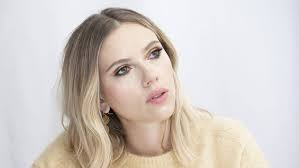
#> input picture scarlet5.jpg, 299 x 168 px
$ jupyter execute 'Actividad 3 Segmentación-v2.ipynb'   (shell and % lines are left out)   (older library calls are emulated)
#> lines starting #> are read from the running program, lines starting #| are printed output that depends on the picture; after the words box and inside, x2 and y2 are one past the last pixel; in counts of white or black regions, pixels touching at a corner belong together
## ACTIVIDAD 2. Segmetación

### Resumen

El problema escogido para la realización de esta práctica es la segmentación de imagenes, especificamente la identificación regiones del rostro de personas usando Segmentación Superervisada y Segmentación no supervisada (detección de areas con contraste de color en la imagen).

Para la resolución del problema se han revisado y aplicado técnicas basadas en la aplicación de filtros espaciales y segmentación. Algunas de estas técnicas fueron detalladas en clase y otras no. Para resolver el problema se han establecido diferentes pasos, de forma análoga a las soluciones de la bibliografía. Para cada uno de los pasos se han analizado diferentes métodos de resolución, con la finalidad de determinar cual de ellos ofrece mejores resultados.

### PASO 0: Importación de librerias skimage, cv2, matplotlib y numpy para el procesamiento del ejercicio.

[cell 1]
import numpy as np
import matplotlib.pyplot as plt
import skimage.data as data
import skimage.segmentation as seg
import skimage.filters as filters
import skimage.draw as draw
import skimage.color as color
import cv2

### PASO 1: Creación rutina despliege imagenes, lectura y preparación de la imagen (preprocesamiento con aplicación de filtros espaciales)

[cell 2]
def image_show(image, nrows=1, ncols=1, cmap='gray'):
    fig, ax = plt.subplots(nrows=nrows, ncols=ncols, figsize=(8, 8))
    ax.imshow(image, cmap='gray')
    ax.axis('off')
    return fig, ax

[cell 3]
# importamos imagen a tratare
from skimage import io
image = io.imread('scarlet5.jpg')
#> image is the input picture: shape (168, 299, 3); mean R, G, B 211.2, 203, 197.5
plt.title("Imagen Original a segmentar")
plt.imshow(image)

### 1.2 Lectura de las imagenes Ground Truth generadas con GIMP, para realizar la evaluación de la segmentación usando Indice Jaccard

[cell 4]
image_contorno_gt = io.imread('image_contorno_gimp.jpg')
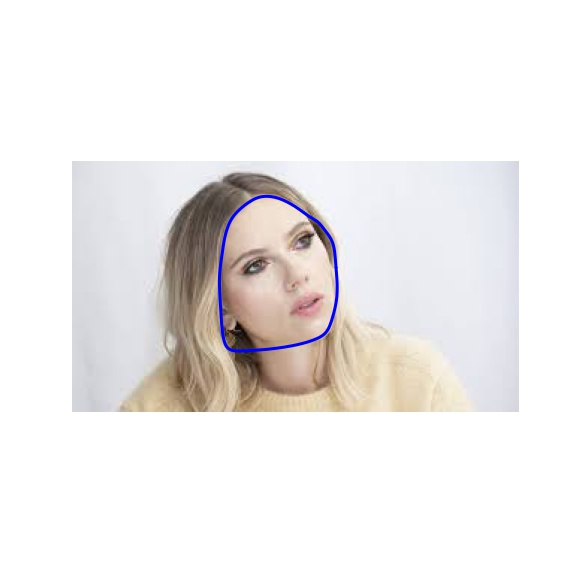
#> input picture image_contorno_gimp.jpg, 576 x 576 px
#> image_contorno_gt is the input picture: shape (576, 576, 3); mean R, G, B 239.3, 236.6, 235.9
image_random_gt = io.imread('image_random_gimp.jpg')
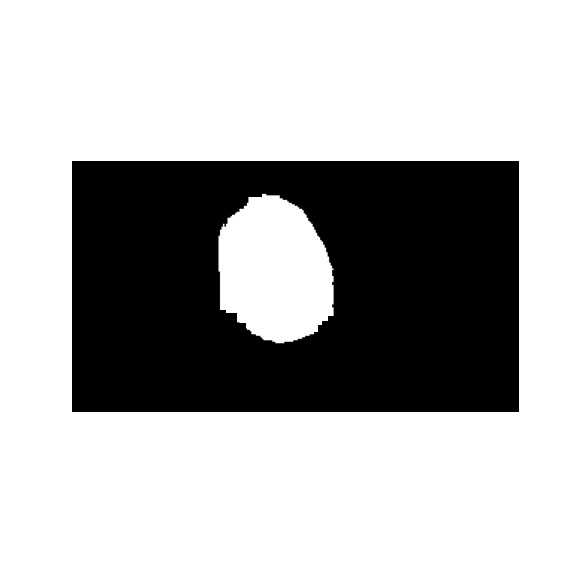
#> input picture image_random_gimp.jpg, 576 x 576 px
#> image_random_gt is the input picture: shape (576, 576, 3); min 0, max 255, mean 179
plt.figure(figsize=(15,15))
plt.subplot(1,2,1),plt.imshow(image_contorno_gt , cmap='gray');plt.title('Imagen Ground Truth - GIMP Segmentación de Contorno Activo'), plt.xticks([]), plt.yticks([])
plt.subplot(1,2,2),plt.imshow(image_random_gt);plt.title(' Imagen Ground Truth - GIMP Segmentación Random Walker'), plt.xticks([]), plt.yticks([])

El siguiente paso sería convertir la imagen a escala de grises con  Blurring (Image Smoothing) Bilateral Filter, por que he validado que la resolución tanto del Active countour segmentation y Random Walker, funcionan mejor que el rgb2gray.

[cell 5]
bilateralBlurGray = cv2.cvtColor(image, cv2.COLOR_BGR2GRAY) # Conversión de la imagen a escala de grises
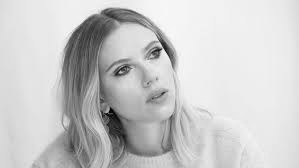
#> bilateralBlurGray: shape (168, 299); min 2, max 254, mean 202.1
image_gray = cv2.bilateralFilter(bilateralBlurGray, 13, 15, 15) #Image Blurring (Image Smoothing) Bilateral Filter
plt.imshow(image_gray, cmap='gray');

## Paso 2: Segmentación Supervisada.

La segmentación supervisada, como dice su nombre, es realizar un proceso de segmentación de una región de la imagen, elegida o seleccionada por el usuario, usando distintos metodos. En este caso usaremos dos métodos de segmentación que funcionan con principios completamente diferentes. El metodo Active contour segmentation y el algoritmo Random walker.

### 2.1 Metodo de segmentación Active Contour segmentation

El metodo de Segmentación de Contorno Activo (comúnmente llamado Snake) consiste en una curva elástica aproximada
que, colocada sobre una imagen, empieza a deformarse a partir de una forma inicial con el fin
de delimitar las regiones de interés en la imagen. Esta deformación se produce mediante la
aplicación de fuerzas internas, intrínsecas al Snake y que controlan la suavidad de la curva, así
como mediante fuerzas externas, procedentes de la imagen bajo tratamiento, que empujan al
Snake hacia las características salientes de la imagen.
http://bibing.us.es/proyectos/abreproy/70265/fichero/Cap%C3%ADtulo+3.pdf

A la función circle_points le entregamos las coordenadas del centro del area del rostro que deseamos segmentar y el diametro de la circunferencia del area a segmentar.  En este caso la resolución es 160 por 250, especificamos 80, 40, con un diametro de 70.

[cell 6]
def circle_points(resolution, center, radius):
    """ Generate points defining a circle on an image. """
    radians = np.linspace(0, 2*np.pi, resolution)

    c = center[1] + radius*np.cos(radians)
    r = center[0] + radius*np.sin(radians)

    return np.array([c, r]).T

# Exclude last point because a closed path should not have duplicate points
points = circle_points(200, [80, 140], 70)[:-1]

Dibujamos el circulo definido en la imagen, para representar el area a segmentar.

[cell 7]
fig, ax = image_show(image)
ax.plot(points[:, 0], points[:, 1], '--r', lw=3)
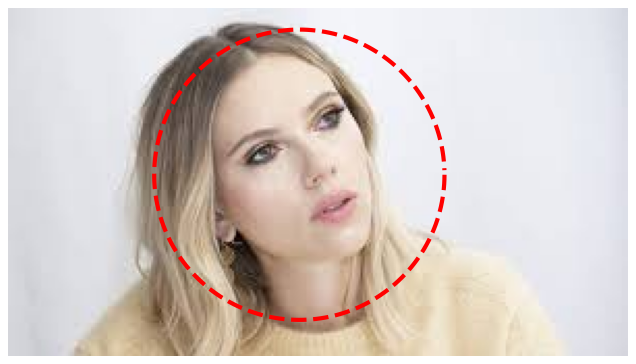
#> figure drawn by matplotlib, 1 panel

Luego, el algoritmo segmentara la zona del rostro adscrito a la circunferecnia, del resto de la imagen ajustando una curva cerrada a los bordes del rostro.
Podemos modificar los parámetros llamados alfa y beta. Los valores más altos de alfa harán que esta "serpiente" se contraiga más rápido, mientras que la beta hará que la serpiente sea más suave.

Luego de probar varias opciones, he comprovado que incluir una funcion gaussian a la imagen a tratar, tiene mejor resultados

[cell 8]
from skimage.filters import gaussian
snake = seg.active_contour(gaussian(image_gray, 2), points,alpha=0.06,beta=0.9)
#> snake = 199 pairs, first value 109.1 to 133.4, second value 105.8 to 115.8
fig, ax = image_show(image)
#ax.plot(points[:, 0], points[:, 1], '--r', lw=3)
ax.plot(snake[:, 0], snake[:, 1], '-b', lw=3);
fig.savefig('image_contorno_salida.jpg')

Imagen con el rostro segmentado con el metodo Segmentación de Contorno Activo.

### 2.2 Metodo de segmentación Random walker
El algoritmo Ramdom Walker determina la segmentación de una imagen de un conjunto de marcadores que etiquetan varias fases (2 o más). Una ecuación de difusión anisotrópica se resuelve con trazadores iniciados en la posición de los marcadores. El coeficiente de difusividad local es mayor si los píxeles vecinos tienen valores similares, por lo que la difusión es difícil a través de gradientes altos. La etiqueta de cada píxel desconocido se atribuye a la etiqueta del marcador conocido que tiene la mayor probabilidad de ser alcanzado primero durante este proceso de difusión.
https://scikit-image.org/docs/dev/auto_examples/segmentation/plot_random_walker_segmentation.html

El algoritmo Random Walker espera una imagen de etiqueta como entrada. Entonces tendremos el círculo más grande que abarca toda el area del rostro a segmentar y otro círculo más pequeño cerca de la mitad del area a segmentar.

Utilizaremos las coordenadas con las que generamos el circulo inicial del Active Countour.

[cell 9]
image_labels = np.zeros(image_gray.shape, dtype=np.uint8)

indices = draw.circle_perimeter(80,140,20)#from here
image_labels[indices] = 1
image_labels[points[:, 1].astype(np.int), points[:, 0].astype(np.int)] = 2
image_show(image_labels);
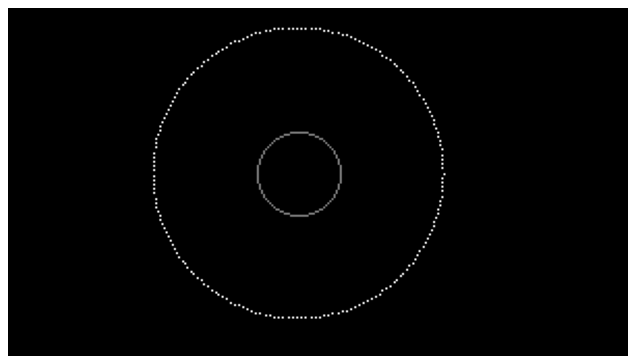
#> figure drawn by matplotlib, 1 panel

Ahora utilizamos Random Walker, para ver la segmentación de la imagen, en este caso la región del rostro.  Para ir afinando los detalles de los bordes, podemos sintonizar el parámetro beta hasta obtener los resultados deseados. Después de varios intentos, un valor de 3000 funciona razonablemente bien. La primera imagen con un alfa de 0.3 segmenta perfectamente el rostro deseado, pero la segunda imagen generada con alpha 1, nos permite obtener una segmentación binaria, que nos servira para comparar con el ground truth generado con GIMP.

[cell 10]
image_segmented = seg.random_walker(image_gray, image_labels, beta = 3000)
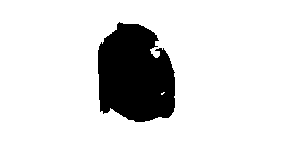
#> image_segmented: shape (168, 299); values 1 (black) and 2 (white), 87.9% white; 1 black region, box (x1, y1, x2, y2) and area: (98, 22, 175, 122) 6092
# Check our results
fig, ax = image_show(image_gray)
ax.imshow(image_segmented == 1, alpha=0.3, cmap='gray');
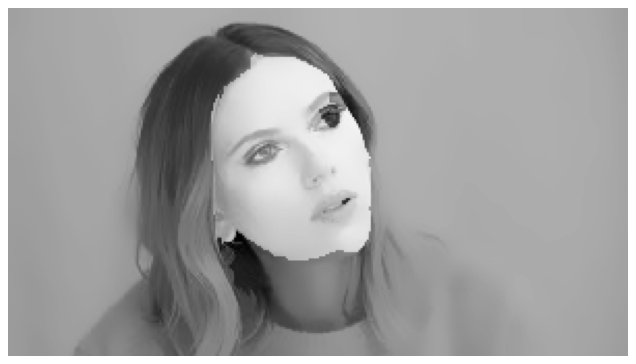
#> figure drawn by matplotlib, 1 panel

[cell 11]
fig, ax = image_show(image_gray)
ax.imshow(image_segmented == 1, alpha=1, cmap='gray');
fig.savefig('image_random_salida.jpg')
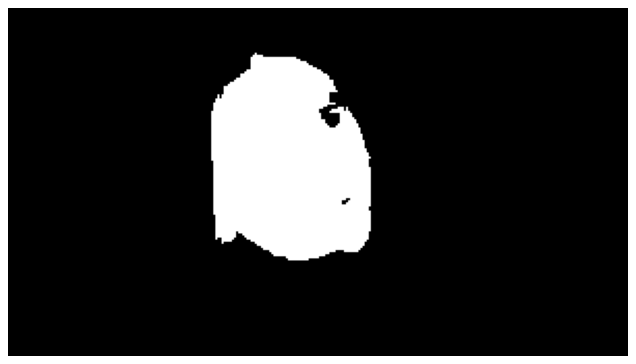
#> figure drawn by matplotlib, 1 panel

### 2.3 Validación segmentación Random Forrest con Ground Truth generado con GIMP, usando Indice Jaccard

[cell 12]
image_salida = io.imread('image_random_salida.jpg')
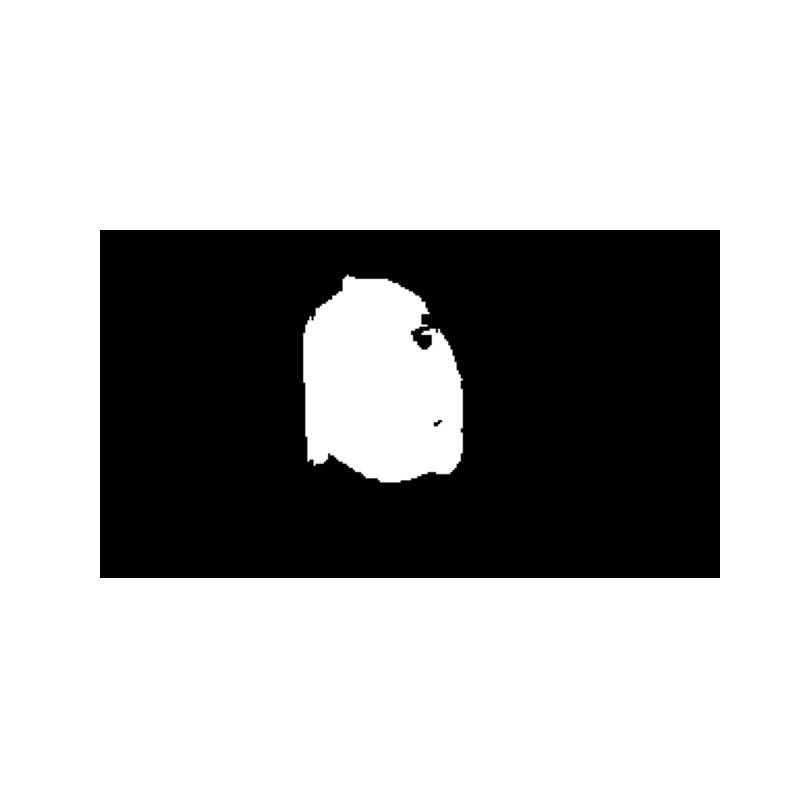
#> image_salida: shape (800, 800, 3); min 0, max 255, mean 179.5
plt.figure(figsize=(15,15))
plt.subplot(1,2,1),plt.imshow(image_salida);plt.title('Imagen generada por Random Forrest'), plt.xticks([]), plt.yticks([])
plt.subplot(1,2,2),plt.imshow(image_random_gt);plt.title(' Imagen Ground Truth generada por GIMP'), plt.xticks([]), plt.yticks([])

## Paso 3 Segmentación No Supervisada Clustering (K-Means

La segmentación no supervisada no requiere conocimientos previos de la imagen y no es necesario la participación de un persona que parametrice el area de la imagen a tratar. La segmentación no supervisada puede dividir la imagen en varias subregiones, por lo que la imagen en lugar de tener millones de píxeles, solo tendra las regiones que nosotros definamos en el parametro del cluster.

[cell 13]
# leemos la imagen a tratar y mostramos
pic = plt.imread('scarlet5.jpg')/255  # dividing by 255 to bring the pixel values between 0 and 1
print(pic.shape)
#| (168, 299, 3)

[cell 14]
pic_n = pic.reshape(pic.shape[0]*pic.shape[1], pic.shape[2])
pic_n.shape
#> Out = (50232, 3)

 Importamos las librerias necesarias para ejecutar el algoritmo KMeans

[cell 15]
from sklearn.cluster import KMeans

Generamos el cluster de la imagen, en este caso con 2 cluster para representar mejor la imagen en 2 escalas de grises

[cell 16]
kmeans = KMeans(n_clusters=2, random_state=0).fit(pic_n)
pic2show = kmeans.cluster_centers_[kmeans.labels_]

Generamos el custer de la imagen y la mostramos

[cell 17]
cluster_pic = pic2show.reshape(pic.shape[0], pic.shape[1], pic.shape[2])
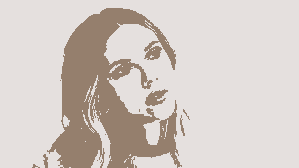
#> cluster_pic: shape (168, 299, 3) float64; mean R, G, B 0.828, 0.796, 0.774

[cell 18]
plt.figure(figsize=(15,15))
plt.subplot(1,2,1),plt.imshow(pic);plt.title('Imagen generada por Random Forrest'), plt.xticks([]), plt.yticks([])
plt.subplot(1,2,2),plt.imshow(cluster_pic);plt.title(' Imagen segmentada utilizando el metodo K-Means'), plt.xticks([]), plt.yticks([])
